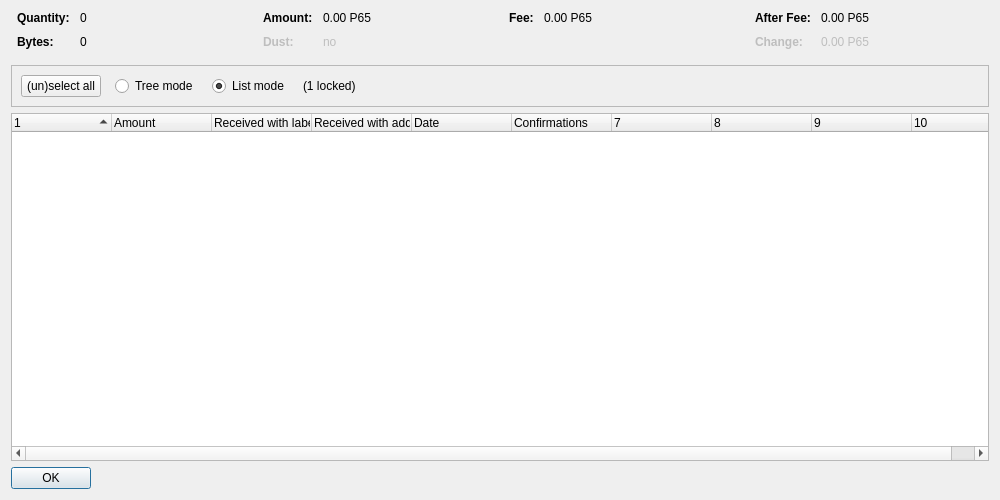
<?xml version="1.0" encoding="UTF-8"?>
<ui version="4.0">
 <class>CoinControlDialog</class>
 <widget class="QDialog" name="CoinControlDialog">
  <property name="geometry">
   <rect>
    <x>0</x>
    <y>0</y>
    <width>1000</width>
    <height>500</height>
   </rect>
  </property>
  <property name="windowTitle">
   <string>Coin Selection</string>
  </property>
  <layout class="QVBoxLayout" name="verticalLayout">
   <item>
    <layout class="QHBoxLayout" name="horizontalLayoutTop" stretch="0,0,0,0">
     <property name="topMargin">
      <number>0</number>
     </property>
     <property name="bottomMargin">
      <number>10</number>
     </property>
     <item>
      <layout class="QFormLayout" name="formLayoutCoinControl1">
       <property name="horizontalSpacing">
        <number>10</number>
       </property>
       <property name="verticalSpacing">
        <number>10</number>
       </property>
       <property name="leftMargin">
        <number>6</number>
       </property>
       <property name="rightMargin">
        <number>6</number>
       </property>
       <item row="0" column="0">
        <widget class="QLabel" name="labelCoinControlQuantityText">
         <property name="font">
          <font>
           <weight>75</weight>
           <bold>true</bold>
          </font>
         </property>
         <property name="text">
          <string>Quantity:</string>
         </property>
        </widget>
       </item>
       <item row="0" column="1">
        <widget class="QLabel" name="labelCoinControlQuantity">
         <property name="cursor">
          <cursorShape>IBeamCursor</cursorShape>
         </property>
         <property name="contextMenuPolicy">
          <enum>Qt::ActionsContextMenu</enum>
         </property>
         <property name="text">
          <string notr="true">0</string>
         </property>
         <property name="textInteractionFlags">
          <set>Qt::LinksAccessibleByMouse|Qt::TextSelectableByKeyboard|Qt::TextSelectableByMouse</set>
         </property>
        </widget>
       </item>
       <item row="1" column="0">
        <widget class="QLabel" name="labelCoinControlBytesText">
         <property name="font">
          <font>
           <weight>75</weight>
           <bold>true</bold>
          </font>
         </property>
         <property name="text">
          <string>Bytes:</string>
         </property>
        </widget>
       </item>
       <item row="1" column="1">
        <widget class="QLabel" name="labelCoinControlBytes">
         <property name="cursor">
          <cursorShape>IBeamCursor</cursorShape>
         </property>
         <property name="contextMenuPolicy">
          <enum>Qt::ActionsContextMenu</enum>
         </property>
         <property name="text">
          <string notr="true">0</string>
         </property>
         <property name="textInteractionFlags">
          <set>Qt::LinksAccessibleByMouse|Qt::TextSelectableByKeyboard|Qt::TextSelectableByMouse</set>
         </property>
        </widget>
       </item>
      </layout>
     </item>
     <item>
      <layout class="QFormLayout" name="formLayoutCoinControl2">
       <property name="horizontalSpacing">
        <number>10</number>
       </property>
       <property name="verticalSpacing">
        <number>10</number>
       </property>
       <property name="leftMargin">
        <number>6</number>
       </property>
       <property name="rightMargin">
        <number>6</number>
       </property>
       <item row="0" column="0">
        <widget class="QLabel" name="labelCoinControlAmountText">
         <property name="font">
          <font>
           <weight>75</weight>
           <bold>true</bold>
          </font>
         </property>
         <property name="text">
          <string>Amount:</string>
         </property>
        </widget>
       </item>
       <item row="0" column="1">
        <widget class="QLabel" name="labelCoinControlAmount">
         <property name="cursor">
          <cursorShape>IBeamCursor</cursorShape>
         </property>
         <property name="contextMenuPolicy">
          <enum>Qt::ActionsContextMenu</enum>
         </property>
         <property name="text">
          <string notr="true">0.00 P65</string>
         </property>
         <property name="textInteractionFlags">
          <set>Qt::LinksAccessibleByMouse|Qt::TextSelectableByKeyboard|Qt::TextSelectableByMouse</set>
         </property>
        </widget>
       </item>
       <item row="1" column="0">
        <widget class="QLabel" name="labelCoinControlLowOutputText">
         <property name="enabled">
          <bool>false</bool>
         </property>
         <property name="font">
          <font>
           <weight>75</weight>
           <bold>true</bold>
          </font>
         </property>
         <property name="text">
          <string>Dust:</string>
         </property>
        </widget>
       </item>
       <item row="1" column="1">
        <widget class="QLabel" name="labelCoinControlLowOutput">
         <property name="enabled">
          <bool>false</bool>
         </property>
         <property name="cursor">
          <cursorShape>IBeamCursor</cursorShape>
         </property>
         <property name="contextMenuPolicy">
          <enum>Qt::ActionsContextMenu</enum>
         </property>
         <property name="text">
          <string notr="true">no</string>
         </property>
         <property name="textInteractionFlags">
          <set>Qt::LinksAccessibleByMouse|Qt::TextSelectableByKeyboard|Qt::TextSelectableByMouse</set>
         </property>
        </widget>
       </item>
      </layout>
     </item>
     <item>
      <layout class="QFormLayout" name="formLayoutCoinControl3">
       <property name="horizontalSpacing">
        <number>10</number>
       </property>
       <property name="verticalSpacing">
        <number>10</number>
       </property>
       <property name="leftMargin">
        <number>6</number>
       </property>
       <property name="rightMargin">
        <number>6</number>
       </property>
       <item row="0" column="0">
        <widget class="QLabel" name="labelCoinControlFeeText">
         <property name="font">
          <font>
           <weight>75</weight>
           <bold>true</bold>
          </font>
         </property>
         <property name="text">
          <string>Fee:</string>
         </property>
        </widget>
       </item>
       <item row="0" column="1">
        <widget class="QLabel" name="labelCoinControlFee">
         <property name="cursor">
          <cursorShape>IBeamCursor</cursorShape>
         </property>
         <property name="contextMenuPolicy">
          <enum>Qt::ActionsContextMenu</enum>
         </property>
         <property name="text">
          <string notr="true">0.00 P65</string>
         </property>
         <property name="textInteractionFlags">
          <set>Qt::LinksAccessibleByMouse|Qt::TextSelectableByKeyboard|Qt::TextSelectableByMouse</set>
         </property>
        </widget>
       </item>
      </layout>
     </item>
     <item>
      <layout class="QFormLayout" name="formLayoutCoinControl4">
       <property name="horizontalSpacing">
        <number>10</number>
       </property>
       <property name="verticalSpacing">
        <number>10</number>
       </property>
       <property name="leftMargin">
        <number>6</number>
       </property>
       <property name="rightMargin">
        <number>6</number>
       </property>
       <item row="0" column="0">
        <widget class="QLabel" name="labelCoinControlAfterFeeText">
         <property name="font">
          <font>
           <weight>75</weight>
           <bold>true</bold>
          </font>
         </property>
         <property name="text">
          <string>After Fee:</string>
         </property>
        </widget>
       </item>
       <item row="0" column="1">
        <widget class="QLabel" name="labelCoinControlAfterFee">
         <property name="cursor">
          <cursorShape>IBeamCursor</cursorShape>
         </property>
         <property name="contextMenuPolicy">
          <enum>Qt::ActionsContextMenu</enum>
         </property>
         <property name="text">
          <string notr="true">0.00 P65</string>
         </property>
         <property name="textInteractionFlags">
          <set>Qt::LinksAccessibleByMouse|Qt::TextSelectableByKeyboard|Qt::TextSelectableByMouse</set>
         </property>
        </widget>
       </item>
       <item row="1" column="0">
        <widget class="QLabel" name="labelCoinControlChangeText">
         <property name="enabled">
          <bool>false</bool>
         </property>
         <property name="font">
          <font>
           <weight>75</weight>
           <bold>true</bold>
          </font>
         </property>
         <property name="text">
          <string>Change:</string>
         </property>
        </widget>
       </item>
       <item row="1" column="1">
        <widget class="QLabel" name="labelCoinControlChange">
         <property name="enabled">
          <bool>false</bool>
         </property>
         <property name="cursor">
          <cursorShape>IBeamCursor</cursorShape>
         </property>
         <property name="contextMenuPolicy">
          <enum>Qt::ActionsContextMenu</enum>
         </property>
         <property name="text">
          <string notr="true">0.00 P65</string>
         </property>
         <property name="textInteractionFlags">
          <set>Qt::LinksAccessibleByMouse|Qt::TextSelectableByKeyboard|Qt::TextSelectableByMouse</set>
         </property>
        </widget>
       </item>
      </layout>
     </item>
    </layout>
   </item>
   <item>
    <widget class="QFrame" name="frame">
     <property name="minimumSize">
      <size>
       <width>0</width>
       <height>40</height>
      </size>
     </property>
     <property name="frameShape">
      <enum>QFrame::StyledPanel</enum>
     </property>
     <property name="frameShadow">
      <enum>QFrame::Sunken</enum>
     </property>
     <layout class="QHBoxLayout" name="horizontalLayout">
      <item>
       <layout class="QHBoxLayout" name="horizontalLayoutPanel" stretch="0,0,0,0,0">
        <property name="spacing">
         <number>14</number>
        </property>
        <item>
         <widget class="QPushButton" name="pushButtonSelectAll">
          <property name="sizePolicy">
           <sizepolicy hsizetype="Maximum" vsizetype="Fixed">
            <horstretch>0</horstretch>
            <verstretch>0</verstretch>
           </sizepolicy>
          </property>
          <property name="text">
           <string>(un)select all</string>
          </property>
          <property name="autoDefault">
           <bool>false</bool>
          </property>
         </widget>
        </item>
        <item>
         <widget class="QRadioButton" name="radioTreeMode">
          <property name="sizePolicy">
           <sizepolicy hsizetype="Maximum" vsizetype="Fixed">
            <horstretch>0</horstretch>
            <verstretch>0</verstretch>
           </sizepolicy>
          </property>
          <property name="text">
           <string>Tree mode</string>
          </property>
         </widget>
        </item>
        <item>
         <widget class="QRadioButton" name="radioListMode">
          <property name="sizePolicy">
           <sizepolicy hsizetype="Maximum" vsizetype="Fixed">
            <horstretch>0</horstretch>
            <verstretch>0</verstretch>
           </sizepolicy>
          </property>
          <property name="text">
           <string>List mode</string>
          </property>
          <property name="checked">
           <bool>true</bool>
          </property>
         </widget>
        </item>
        <item>
         <widget class="QLabel" name="labelLocked">
          <property name="text">
           <string notr="true">(1 locked)</string>
          </property>
         </widget>
        </item>
        <item>
         <spacer name="horizontalSpacer">
          <property name="orientation">
           <enum>Qt::Horizontal</enum>
          </property>
          <property name="sizeHint" stdset="0">
           <size>
            <width>40</width>
            <height>20</height>
           </size>
          </property>
         </spacer>
        </item>
       </layout>
      </item>
     </layout>
    </widget>
   </item>
   <item>
    <widget class="CoinControlTreeWidget" name="treeWidget">
     <property name="contextMenuPolicy">
      <enum>Qt::CustomContextMenu</enum>
     </property>
     <property name="sortingEnabled">
      <bool>false</bool>
     </property>
     <property name="columnCount">
      <number>10</number>
     </property>
     <attribute name="headerShowSortIndicator" stdset="0">
      <bool>true</bool>
     </attribute>
     <attribute name="headerStretchLastSection">
      <bool>false</bool>
     </attribute>
     <column>
      <property name="text">
       <string/>
      </property>
     </column>
     <column>
      <property name="text">
       <string>Amount</string>
      </property>
     </column>
     <column>
      <property name="text">
       <string>Received with label</string>
      </property>
     </column>
     <column>
      <property name="text">
       <string>Received with address</string>
      </property>
     </column>
     <column>
      <property name="text">
       <string>Date</string>
      </property>
     </column>
     <column>
      <property name="text">
       <string>Confirmations</string>
      </property>
      <property name="toolTip">
       <string>Confirmed</string>
      </property>
     </column>
     <column>
      <property name="text">
       <string/>
      </property>
     </column>
     <column>
      <property name="text">
       <string/>
      </property>
     </column>
     <column>
      <property name="text">
       <string/>
      </property>
     </column>
     <column>
      <property name="text">
       <string/>
      </property>
     </column>
    </widget>
   </item>
   <item>
    <widget class="QDialogButtonBox" name="buttonBox">
     <property name="sizePolicy">
      <sizepolicy hsizetype="Maximum" vsizetype="Fixed">
       <horstretch>0</horstretch>
       <verstretch>0</verstretch>
      </sizepolicy>
     </property>
     <property name="orientation">
      <enum>Qt::Horizontal</enum>
     </property>
     <property name="standardButtons">
      <set>QDialogButtonBox::Ok</set>
     </property>
    </widget>
   </item>
  </layout>
 </widget>
 <customwidgets>
  <customwidget>
   <class>CoinControlTreeWidget</class>
   <extends>QTreeWidget</extends>
   <header>coincontroltreewidget.h</header>
  </customwidget>
 </customwidgets>
 <resources/>
 <connections/>
</ui>
